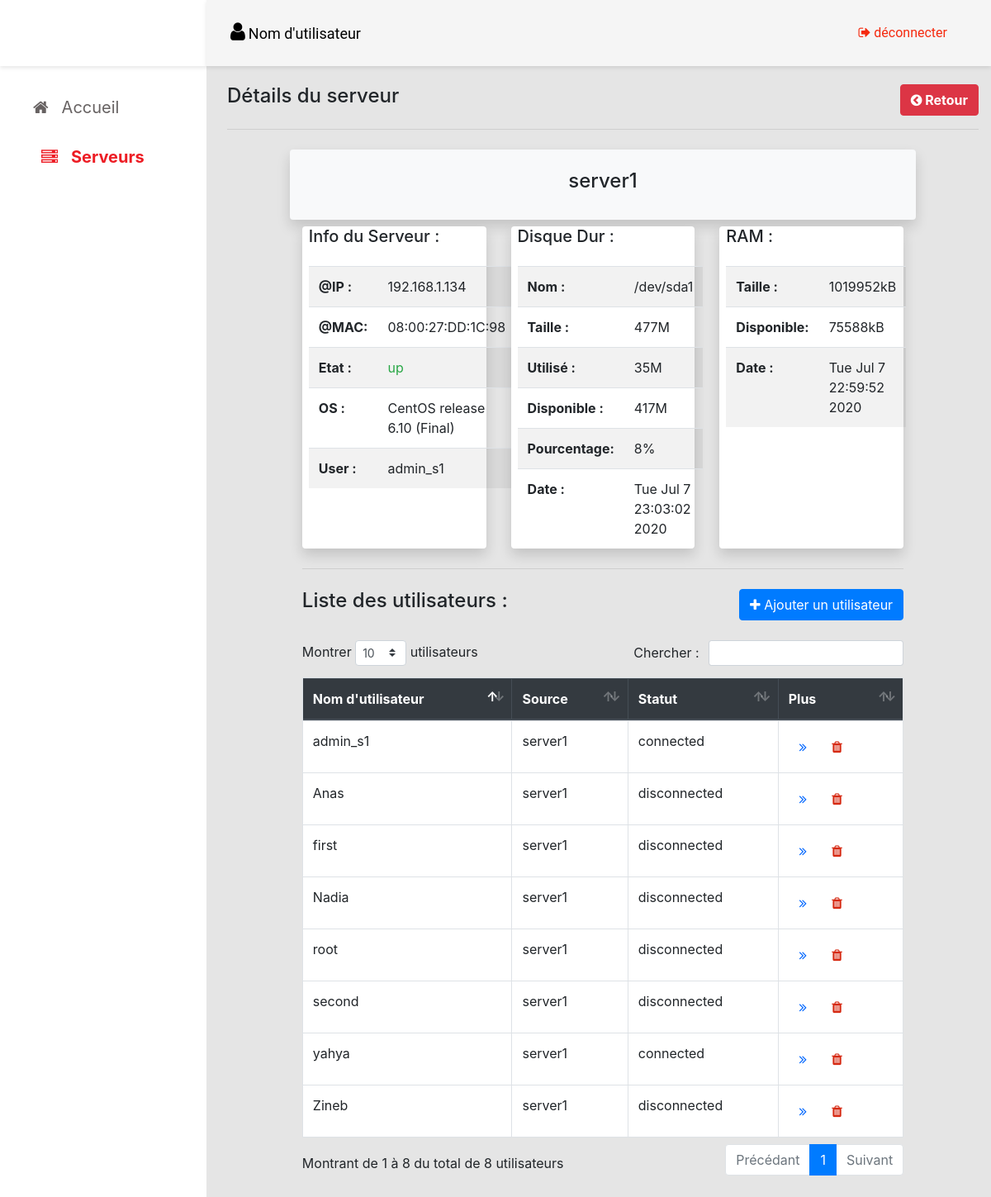
/détails-serveur.php?id=server1, run on the app's committed database.
### tables this page shows
CREATE TABLE info_server(
          serveur_name VARCHAR(20),
          server_mac  VARCHAR(30),
          server_os   VARCHAR(30),
	      state   VARCHAR(30),
	      user_ip   VARCHAR(30),
	      username   VARCHAR(30),
	      password   VARCHAR(30));

CREATE TABLE info_DD(
          servers_name VARCHAR(20),
          DD_name VARCHAR(30),
          size_DD VARCHAR(30),
          used_DD VARCHAR(30),
          avail_DD VARCHAR(30),
          pourcent_use VARCHAR(30),
          date_state VARCHAR(60));

CREATE TABLE state_memory(
          servers_name VARCHAR(200),
          date_mem VARCHAR(200),
          memorytotal VARCHAR(200),
          memoryfree VARCHAR(200));

CREATE TABLE info_user(
          servers_name VARCHAR(20),
          users_name VARCHAR(30),
          users_state VARCHAR(30));

### détails-serveur.php (the view, shortened to what this page needs)
<?php
$srv= $_GET['id'];
							$db = new MyDB();
							$sql = "select * from info_server where serveur_name='".$srv."'";
                            $rs=$db->query($sql);
                            $row =$rs->fetchArray();
							$sqldd = "select * from info_DD where servers_name='".$srv."'";
                            $rsdd=$db->query($sqldd);
                            $rowd =$rsdd->fetchArray();
							$sqlram = "select * from state_memory where servers_name='".$srv."'";
                            $rsram=$db->query($sqlram);
                            $rowram =$rsram->fetchArray();
							$sqluser = "select * from info_user where servers_name='".$srv."'";
                            $rsuser=$db->query($sqluser);
								?>
<!DOCTYPE html>
<html>
<head>
	<link rel="stylesheet" type="text/css" href="css/style1.css">
	<link rel="stylesheet" type="text/css" href="css/bootstrap.min.css">
    <link rel="stylesheet" type="text/css" href="css/datatables.min.css">
	<link rel="stylesheet" type="text/css" href="fonts/font-awesome-4.7.0/css/font-awesome.min.css">
</head>
<body style="background-color: #e5e5e5;">
	<nav class="sidebar">
		<div class="sidebar-head"></div>
		<div class="sidebar-body">
			<ul>
				<li><a href="accueil.php"><i class="fa fa-home"></i>Accueil</a></li>
				<li><a href="serveurs.php" class="active"><i class="fa fa-server"></i>Serveurs</a></li>
			</ul>
		</div>
	</nav>
	<div class="page-container">
		<nav class="navbar navbar-expand-sm fixed-top">
			<div class="navbrand">
				<a href="" class="btn">
					<i class="fa fa-user" style="font-size: 25px;"></i>
					<span style="font-size: 18px;">Nom d'utilisateur</span>
				</a>
			</div>
			<div class="nav-item ml-auto">
				<div class="profil">
					<div class="item mr-4">
						<a href="" class="btn" style="color:#f52a0f;font-size: 16px;">
							<i class="fa fa-sign-out"></i> déconnecter
						</a>
					</div>
				</div>
			</div>
		</nav>
		<div class="contenu">
			<div class="container">
				<div class="row mb-3 mt-4">
        			<div class="col-md-6"><h4>Détails du serveur</h4></div>
        			<div class="col-md-6 text-right">
        				<a href="javascript:history.back()" class="btn btn-danger"role="button">
        					<i class="fa fa-chevron-circle-left"></i><b> Retour</b>
						</a>
        			</div>
    			</div>
    			<hr width="100%">
    			<div class="container">
    				<div class="row mt-4">
                        <div class="col-md-10 mx-auto">
                            <div class="row bg-light rounded shadow pt-4 pb-4">
                                <div class="col">
                                    <h4 align="center"><?php echo $row['serveur_name'] ?></h4>
                                </div>
                            </div>
                            <div class="row mt-2 mb-4">
                                <div class="col-md-4">
                                    <div class="bg-white h-100 shadow px-2 rounded">
                                        <h5>Info du Serveur :</h5>
                                        <table class="table table-striped w-100 mb-0 mt-4">
                                            <tr>
                                                <td><b>@IP : </b></td>
                                                <td><?php echo $row['user_ip'] ?></td>
                                            </tr>
                                            <tr>
                                                <td><b>@MAC: </b></td>
                                                <td><?php echo $row['server_mac'] ?></td>
                                            </tr>
                                            <tr>
                                                <td><b>Etat : </b></td>
                                                <?php if ($row['state']=='up'){
										        ?>
                                                <td class="text-success"><?php echo $row['state']?></td>
                                                <?php }
									                 else{
									            ?>
                                                <td class="text-danger"><?php echo $row['state']?></td>
                                                <?php }
								                ?>
                                            </tr>
                                            <tr>
                                                <td><b>OS : </b></td>
                                                <td><?php echo $row['server_os']?></td>
                                            </tr>
                                            <tr>
                                                <td><b>User : </b></td>
                                                <td><?php echo $row['username']?></td>
                                            </tr>
                                        </table>
                                    </div>
                                </div>
                                <div class="col-md-4">
                                    <div class="bg-white h-100 shadow px-2 rounded">
                                        <h5>Disque Dur :</h5>
                                        <table class="table table-striped w-100 mb-0 mt-4">
                                            <tr>
                                                <td><b>Nom : </b></td>
                                                <td><?php echo $rowd['DD_name']?></td>
                                            </tr>
                                            <tr>
                                                <td><b>Taille : </b></td>
                                                <td><?php echo $rowd['size_DD']?></td>
                                            </tr>
                                            <tr>
                                                <td><b>Utilisé : </b></td>
                                                <td><?php echo $rowd['used_DD']?></td>
                                            </tr>
                                            <tr>
                                                <td><b>Disponible : </b></td>
                                                <td><?php echo $rowd['avail_DD']?></td>
                                            </tr>
                                            <tr>
                                                <td><b>Pourcentage: </b></td>
                                                <td><?php echo $rowd['pourcent_use']?></td>
                                            </tr>
                                            <tr>
                                                <td><b>Date : </b></td>
                                                <td><?php echo $rowd['date_state']?></td>
                                            </tr>
                                        </table>
                                    </div>
                                </div>
                                <div class="col-md-4">
                                    <div class="bg-white h-100 shadow px-2 rounded">
                                        <h5>RAM :</h5>
                                        <table class="table table-striped w-100 mb-0 mt-4">
                                            <tr>
                                                <td><b>Taille : </b></td>
                                                <td><?php echo $rowram['memorytotal']?></td>
                                            </tr>
                                            <tr>
                                                <td><b>Disponible: </b></td>
                                                <td><?php echo $rowram['memoryfree']?></td>
                                            </tr>
											 <tr>
                                                <td><b>Date : </b></td>
                                                <td><?php echo $rowram['date_mem']?></td>
                                            </tr>
                                        </table>
                                    </div>
                                </div>
                            </div>
                            <hr width="100%">
                            <div class="row mt-4 mb-4">
                                <div class="col-md-6">
                                    <h4>Liste des utilisateurs :</h4>
                                </div>
                                <div class="col-md-6 text-right">
                                    <a href="ajouter-user.php?id=<?php echo $srv ?>" class="btn btn-primary">
                                        <i class="fa fa-plus"></i> Ajouter un utilisateur
                                    </a>
                                </div>
                            </div>
                            <div class="row mb-4">
                                <div class="table-responsive col">
                                    <table id="users" class="table table-bordered bg-white">
                                        <thead class="thead-dark">
                                            <tr>
                                                <th class="th-sm">Nom d'utilisateur</th>
                                                <th class="th-sm">Source</th>
                                                <th class="th-sm">Statut</th>
                                                <th class="th-sm">Plus</th>
                                            </tr>
                                        </thead>
                                        <tbody>
										<?php
										while($rowu =$rsuser->fetchArray())
										{
											?>
                                            <tr>
                                                <td><?php echo $rowu['users_name']?></td>
                                                <td><?php echo $rowu['servers_name']?></td>
                                                <td><?php echo $rowu['users_state']?></td>
                                                <td>
                                                    <a href="détails-utilisateur.php?id=<?php echo $row['serveur_name'] ?>&nom=<?php echo $rowu['users_name']?>" class="btn"style="color: #0066ff;" data-toggle="tooltip" data-placement="top" title="Voir détails">
                                                        <i class="fa fa-angle-double-right"></i>
                                                    </a>
                                                    <a href=""  class="btn" style="color:#d62a13;" data-toggle="modal" data-target="#modal<?php echo $rowu['users_name']?>" title="Supprimer">
                                                        <i class="fa fa-trash"></i>
                                                    </a>
                                                </td>
                                            </tr>
										<?php
										}
										?>
                                        </tbody>
                                    </table>
                                </div>
                            </div>
                        </div>
                    </div>
    			</div>
			</div>
		</div>
	</div>
</body>
</html>

### css/style1.css (style rules this page uses)
body { background-color: #e5e5e5; }
* { padding: 0; margin: 0; list-style: none; text-decoration: none; }
.sidebar { position: fixed; width: 250px; height: 100%; background: white; }
.sidebar .sidebar-head { padding:4px 25px; height: 80px; user-select: none; box-shadow: 0px 2px 5px 0px rgba(0, 0, 0, 0.1); }
.sidebar .sidebar-body { padding-top:20px; }
.sidebar-body ul a { display: block; height: 100%; width: 100%; line-height: 60px; font-size: 20px; color: #676262; padding-left: 40px; box-sizing: border-box; transition: .4s; list-style: none; text-decoration: none; }
.sidebar-body ul .active { padding-left: 50px; color: #ED1C24; font-weight: bold; }
.sidebar-body ul a i { margin-right: 16px; }
.page-container { padding-top: 78px; padding-left: 260px; background-position: center; background-size: cover; height: 100vh; transition: all .5s; }
.navbar { font-family: 'Roboto', sans-serif; margin-left: 250px; height: 80px; background-color:#f5f5f5; box-shadow: 0px 2px 5px 0px rgba(0, 0, 0, 0.1); }
.navbar a { color: #000000; text-decoration: none; }
.navbar .navbrand span { font-size: 18px; }
.navbar .nav-item .item { cursor: pointer; }
.page-container .contenu { margin-top: 20px; }

### data on the page
info_server: serveur_name "server1", user_ip "192.168.1.134", server_mac "08:00:27:DD:1C:98", state "up", server_os "CentOS release 6.10 (Final)", username "admin_s1"
info_dd: DD_name "/dev/sda1", size_DD "477M", used_DD "35M", avail_DD "417M", pourcent_use "8%", date_state "Tue Jul 7 23:03:02 2020"
state_memory: memorytotal "1019952kB", memoryfree "75588kB", date_mem "Tue Jul 7 22:59:52 2020"
info_user: users_name "admin_s1", servers_name "server1", users_state "connected"
info_user: users_name "yahya", servers_name "server1", users_state "connected"
info_user: users_name "Zineb", servers_name "server1", users_state "disconnected"
info_user: users_name "second", servers_name "server1", users_state "disconnected"
info_user: users_name "first", servers_name "server1", users_state "disconnected"
info_user: users_name "Nadia", servers_name "server1", users_state "disconnected"
info_user: users_name "Anas", servers_name "server1", users_state "disconnected"
info_user: users_name "root", servers_name "server1", users_state "disconnected"
